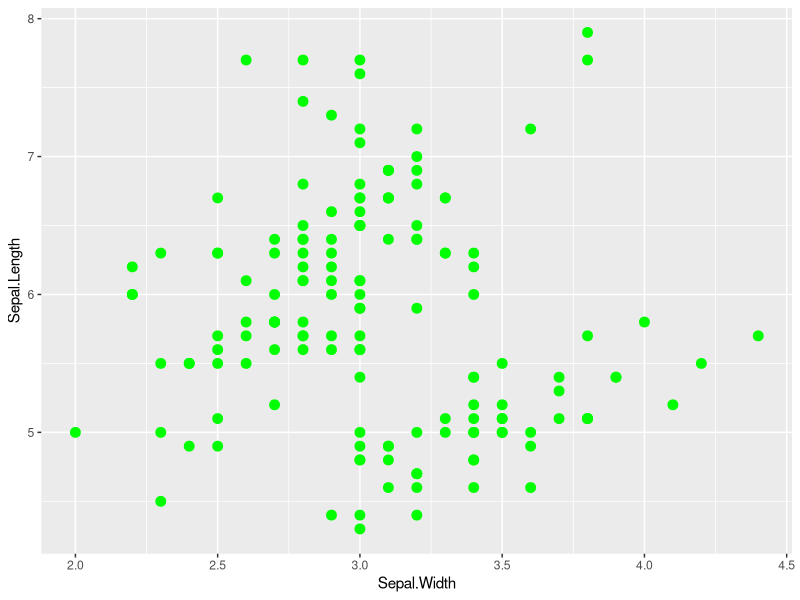
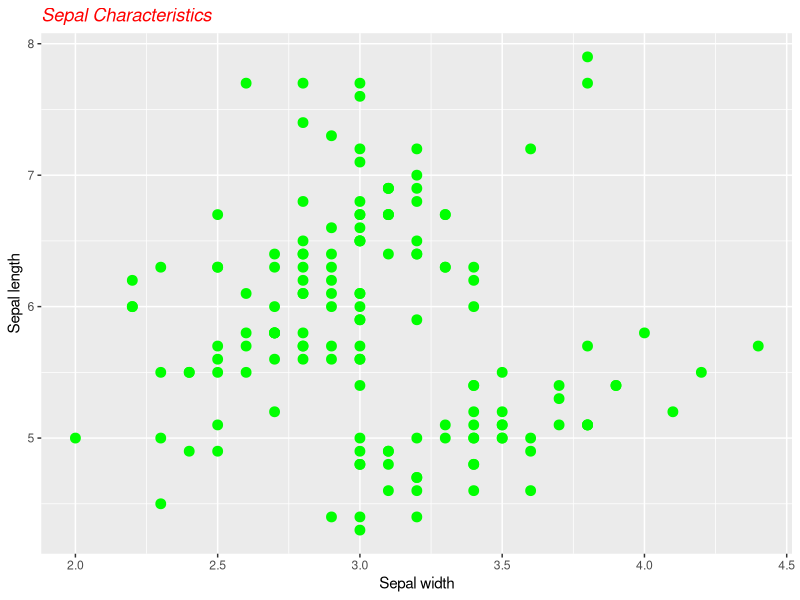
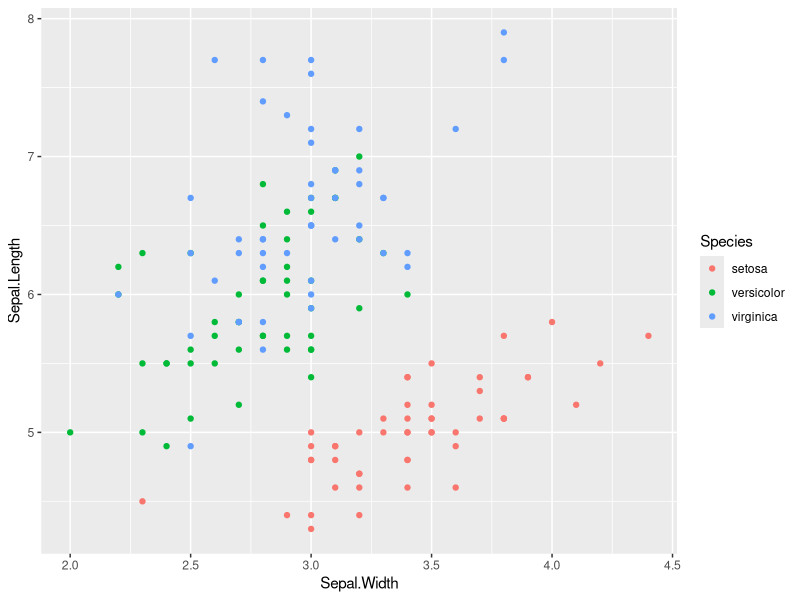
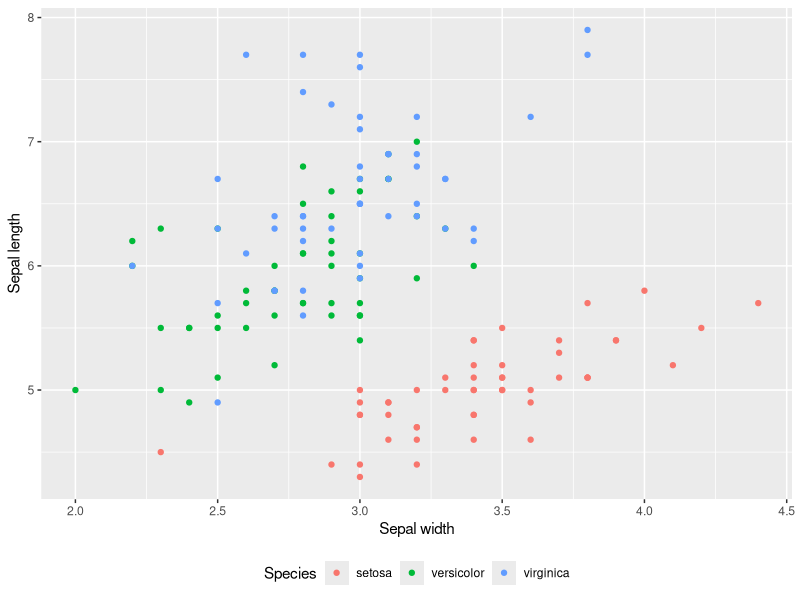

The R script that drew these images, in order: (Note: this script raises an error after producing the figures.)
## ---- chunk 1
require(knitr) 
options(width=80)
opts_chunk$set(list(dev = 'png', fig.cap='', fig.show='hold', dpi=100, fig.width=7, fig.height=7, fig.pos='H!'))#, fig.path="figures/lm-"))
opts_knit$set(root.dir="./data")
show_solution <- if (exists("show_solution_mk")){
  show_solution_mk
} else {
  FALSE
}

## ---- chunk 2
require(tidyverse)
## ---- chunk 3
data("iris")
## ---- chunk 4
dim(iris)
head(iris)
str(iris)
## ---- chunk 5
marvel_wikia_data <- read_csv("marvel-wikia-data.csv")
getwd()
## ---- chunk 6
dim(marvel_wikia_data)
head(marvel_wikia_data)
head(str(marvel_wikia_data))
## ---- chunk 7
pl <- ggplot(data = iris, mapping = aes(x=Sepal.Width, y=Sepal.Length)) +
        geom_point(size=3, colour="green", fill="green")
pl
## ---- chunk 8

pl + ggtitle("Sepal Characteristics") +
  labs(x = "Sepal width", y = "Sepal length") +
  theme(plot.title=element_text(face="italic", colour="red"))

## ---- chunk 9
pl <- ggplot(data = iris, mapping = aes(x=Sepal.Width, y=Sepal.Length, colour=Species)) +
        geom_point()
pl
## ---- chunk 10
pl + 
  labs(x = "Sepal width", y = "Sepal length") +
  theme(legend.position="bottom") 

## ---- chunk 11

number_characters <- marvel_wikia_data %>% 
  group_by(Year, SEX) %>%
  summarise(new_char = n()) %>%
  ungroup()
## ---- chunk 12
ggplot(data=number_characters, mapping=aes(x=Year, y=new_char, colour= SEX)) +
  geom_line() 
## ---- chunk 13

ggplot(data=number_characters, mapping=aes(x=Year, y=new_char, colour= SEX)) +
  geom_line(mapping=aes(linetype = SEX)) + 
  geom_point(mapping=aes(shape = SEX))

## ---- chunk 14

ggplot(data=marvel_wikia_data, mapping=aes(x=ALIGN, fill=SEX)) + 
    geom_bar()
## ---- chunk 15
ggplot(data = marvel_wikia_data %>%
         filter(HAIR == "Black Hair" | HAIR == "Blond Hair"), 
       mapping=aes(x=ALIGN, fill=HAIR)) + 
    geom_bar()
## ---- chunk 16
ggplot(data = marvel_wikia_data %>%
         filter(HAIR == "Black Hair" | HAIR == "Blond Hair"), 
       mapping=aes(x=ALIGN, fill=HAIR)) + 
  geom_bar(position="fill")


## ---- chunk 17

ggplot(data = marvel_wikia_data %>%
         filter(SEX == "Male Characters" | SEX == "Female Characters"), 
       mapping=aes(x=ALIGN, fill=SEX)) + 
  geom_bar(width=0.5, position="dodge")+
  coord_flip()

## ---- chunk 18
ggplot(data=marvel_wikia_data %>% filter(Year == 2012), aes(x = 0, y = APPEARANCES)) + 
    geom_boxplot(colour = "#00008B", fill = "#00BFFF", outlier.colour="red", outlier.shape=18, outlier.size=3) +
    xlab("") 

## ---- chunk 19
ggplot(data = marvel_wikia_data %>% filter(Year == 2012) %>% 
         filter(ALIGN == "Bad Characters" | ALIGN == "Good Characters"), 
       aes(x = ALIGN, y = APPEARANCES)) + 
    geom_boxplot(colour = "#00008B", fill = "#00BFFF", outlier.colour="red", outlier.shape=18, outlier.size=3) 

